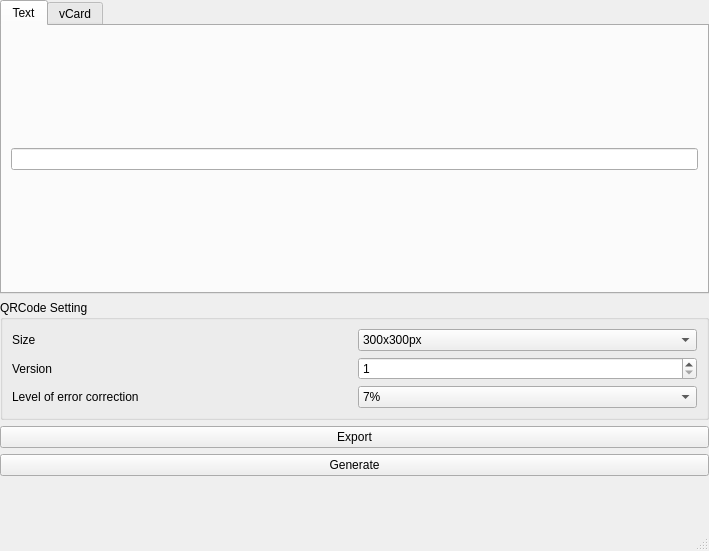
<?xml version="1.0" encoding="UTF-8"?>
<ui version="4.0">
 <class>MainWindow</class>
 <widget class="QMainWindow" name="MainWindow">
  <property name="geometry">
   <rect>
    <x>0</x>
    <y>0</y>
    <width>709</width>
    <height>551</height>
   </rect>
  </property>
  <property name="windowTitle">
   <string>MainWindow</string>
  </property>
  <widget class="QWidget" name="centralwidget">
   <layout class="QGridLayout" name="gridLayout">
    <property name="leftMargin">
     <number>0</number>
    </property>
    <property name="topMargin">
     <number>0</number>
    </property>
    <property name="rightMargin">
     <number>0</number>
    </property>
    <item row="5" column="0">
     <widget class="QPushButton" name="pushButton_export">
      <property name="text">
       <string>Export</string>
      </property>
     </widget>
    </item>
    <item row="6" column="0">
     <widget class="QPushButton" name="pushButton_generate">
      <property name="text">
       <string>Generate</string>
      </property>
     </widget>
    </item>
    <item row="7" column="0">
     <widget class="QLabel" name="label_qrcode">
      <property name="sizePolicy">
       <sizepolicy hsizetype="Expanding" vsizetype="Expanding">
        <horstretch>0</horstretch>
        <verstretch>0</verstretch>
       </sizepolicy>
      </property>
      <property name="text">
       <string/>
      </property>
      <property name="alignment">
       <set>Qt::AlignCenter</set>
      </property>
     </widget>
    </item>
    <item row="4" column="0">
     <widget class="QGroupBox" name="groupBox">
      <property name="title">
       <string>QRCode Setting</string>
      </property>
      <layout class="QGridLayout" name="gridLayout_3">
       <item row="2" column="1">
        <widget class="QComboBox" name="comboBox_qrcode_error_level">
         <item>
          <property name="text">
           <string>7%</string>
          </property>
         </item>
         <item>
          <property name="text">
           <string>15%</string>
          </property>
         </item>
         <item>
          <property name="text">
           <string>25%</string>
          </property>
         </item>
         <item>
          <property name="text">
           <string>30%</string>
          </property>
         </item>
        </widget>
       </item>
       <item row="0" column="0">
        <widget class="QLabel" name="label">
         <property name="text">
          <string>Size</string>
         </property>
        </widget>
       </item>
       <item row="0" column="1">
        <widget class="QComboBox" name="comboBox_qrcode_size">
         <item>
          <property name="text">
           <string>300x300px</string>
          </property>
         </item>
         <item>
          <property name="text">
           <string>400x400px</string>
          </property>
         </item>
         <item>
          <property name="text">
           <string>500x500px</string>
          </property>
         </item>
         <item>
          <property name="text">
           <string>1000x1000px</string>
          </property>
         </item>
        </widget>
       </item>
       <item row="2" column="0">
        <widget class="QLabel" name="label_3">
         <property name="text">
          <string>Level of error correction</string>
         </property>
        </widget>
       </item>
       <item row="1" column="1">
        <widget class="QSpinBox" name="spinBox_qrcode_version">
         <property name="minimum">
          <number>1</number>
         </property>
         <property name="maximum">
          <number>40</number>
         </property>
        </widget>
       </item>
       <item row="1" column="0">
        <widget class="QLabel" name="label_2">
         <property name="text">
          <string>Version</string>
         </property>
        </widget>
       </item>
      </layout>
     </widget>
    </item>
    <item row="3" column="0">
     <widget class="QTabWidget" name="tabWidget_input">
      <property name="sizePolicy">
       <sizepolicy hsizetype="Preferred" vsizetype="Preferred">
        <horstretch>0</horstretch>
        <verstretch>0</verstretch>
       </sizepolicy>
      </property>
      <property name="currentIndex">
       <number>0</number>
      </property>
      <widget class="QWidget" name="tab_text">
       <attribute name="title">
        <string>Text</string>
       </attribute>
       <layout class="QGridLayout" name="gridLayout_2">
        <item row="0" column="0">
         <widget class="QLineEdit" name="lineEdit_text"/>
        </item>
       </layout>
      </widget>
      <widget class="QWidget" name="tab_vcard">
       <attribute name="title">
        <string>vCard</string>
       </attribute>
       <layout class="QGridLayout" name="gridLayout_4">
        <item row="1" column="0">
         <widget class="QLabel" name="label_5">
          <property name="palette">
           <palette>
            <active>
             <colorrole role="WindowText">
              <brush brushstyle="SolidPattern">
               <color alpha="255">
                <red>255</red>
                <green>0</green>
                <blue>0</blue>
               </color>
              </brush>
             </colorrole>
            </active>
            <inactive>
             <colorrole role="WindowText">
              <brush brushstyle="SolidPattern">
               <color alpha="255">
                <red>255</red>
                <green>0</green>
                <blue>0</blue>
               </color>
              </brush>
             </colorrole>
            </inactive>
            <disabled>
             <colorrole role="WindowText">
              <brush brushstyle="SolidPattern">
               <color alpha="255">
                <red>120</red>
                <green>120</green>
                <blue>120</blue>
               </color>
              </brush>
             </colorrole>
            </disabled>
           </palette>
          </property>
          <property name="text">
           <string>Phone</string>
          </property>
         </widget>
        </item>
        <item row="8" column="2">
         <widget class="QLineEdit" name="lineEdit_vcard_birthday">
          <property name="text">
           <string/>
          </property>
         </widget>
        </item>
        <item row="0" column="0">
         <widget class="QLabel" name="label_4">
          <property name="palette">
           <palette>
            <active>
             <colorrole role="WindowText">
              <brush brushstyle="SolidPattern">
               <color alpha="255">
                <red>255</red>
                <green>0</green>
                <blue>0</blue>
               </color>
              </brush>
             </colorrole>
            </active>
            <inactive>
             <colorrole role="WindowText">
              <brush brushstyle="SolidPattern">
               <color alpha="255">
                <red>255</red>
                <green>0</green>
                <blue>0</blue>
               </color>
              </brush>
             </colorrole>
            </inactive>
            <disabled>
             <colorrole role="WindowText">
              <brush brushstyle="SolidPattern">
               <color alpha="255">
                <red>120</red>
                <green>120</green>
                <blue>120</blue>
               </color>
              </brush>
             </colorrole>
            </disabled>
           </palette>
          </property>
          <property name="text">
           <string>Name</string>
          </property>
         </widget>
        </item>
        <item row="7" column="0">
         <widget class="QLabel" name="label_8">
          <property name="text">
           <string>Home Address</string>
          </property>
         </widget>
        </item>
        <item row="9" column="0">
         <widget class="QLabel" name="label_10">
          <property name="text">
           <string>Note</string>
          </property>
         </widget>
        </item>
        <item row="5" column="2">
         <widget class="QLineEdit" name="lineEdit_vcard_job_title">
          <property name="text">
           <string/>
          </property>
         </widget>
        </item>
        <item row="8" column="0">
         <widget class="QLabel" name="label_9">
          <property name="text">
           <string>Birthday</string>
          </property>
         </widget>
        </item>
        <item row="0" column="2">
         <widget class="QLineEdit" name="lineEdit_vcard_name">
          <property name="text">
           <string/>
          </property>
         </widget>
        </item>
        <item row="4" column="0">
         <widget class="QLabel" name="label_7">
          <property name="text">
           <string>Organization</string>
          </property>
         </widget>
        </item>
        <item row="6" column="0">
         <widget class="QLabel" name="label_12">
          <property name="text">
           <string>Occupation</string>
          </property>
         </widget>
        </item>
        <item row="7" column="2">
         <widget class="QLineEdit" name="lineEdit_vcard_home_address">
          <property name="text">
           <string/>
          </property>
         </widget>
        </item>
        <item row="9" column="2">
         <widget class="QLineEdit" name="lineEdit_vcard_note">
          <property name="text">
           <string/>
          </property>
         </widget>
        </item>
        <item row="2" column="0">
         <widget class="QLabel" name="label_6">
          <property name="text">
           <string>Email</string>
          </property>
         </widget>
        </item>
        <item row="2" column="2">
         <widget class="QLineEdit" name="lineEdit_vcard_email">
          <property name="text">
           <string/>
          </property>
         </widget>
        </item>
        <item row="6" column="2">
         <widget class="QLineEdit" name="lineEdit_vcard_occupation">
          <property name="text">
           <string/>
          </property>
         </widget>
        </item>
        <item row="5" column="0">
         <widget class="QLabel" name="label_11">
          <property name="text">
           <string>Job Title</string>
          </property>
         </widget>
        </item>
        <item row="4" column="2">
         <widget class="QLineEdit" name="lineEdit_vcard_organization">
          <property name="text">
           <string/>
          </property>
         </widget>
        </item>
        <item row="1" column="2">
         <widget class="QLineEdit" name="lineEdit_vcard_phone">
          <property name="text">
           <string/>
          </property>
         </widget>
        </item>
       </layout>
      </widget>
     </widget>
    </item>
   </layout>
  </widget>
  <widget class="QMenuBar" name="menubar">
   <property name="geometry">
    <rect>
     <x>0</x>
     <y>0</y>
     <width>709</width>
     <height>26</height>
    </rect>
   </property>
  </widget>
  <widget class="QStatusBar" name="statusbar"/>
 </widget>
 <resources/>
 <connections/>
</ui>
